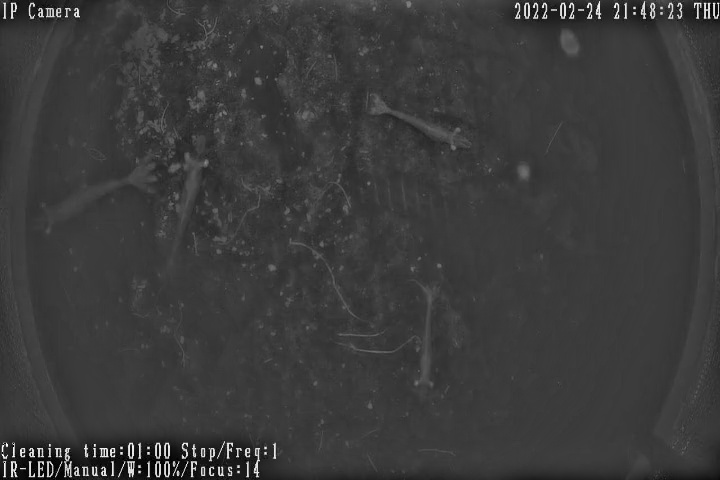
#> input picture image/0.jpg, 720 x 480 px
$ python 1102.py image/0.jpg
#> lines starting #> are read from the running program, lines starting #| are printed output that depends on the picture; after the words box and inside, x2 and y2 are one past the last pixel; in counts of white or black regions, pixels touching at a corner belong together
from pathlib import Path
import argparse

import cv2
import numpy as np


def main():
    args = get_args_parse().parse_args()
    source: Path = args.source
    img = cv2.imread(str(source))
#> img is the input picture: shape (480, 720, 3); min 0, max 255, mean 59.2
    mask = np.zeros_like(img)
    contours = np.array([[248, 183],
                         [201, 160],
                         [120, 322],
                         [167, 346]
                         ])
    original = contours.copy()
    # 上下壓縮
    x_x_vector = contours[1][0] - contours[2][0]
    x_y_vector = contours[1][1] - contours[2][1]
    contours[0][0] = contours[0][0] - x_x_vector * 0.35
    contours[0][1] = contours[0][1] - x_y_vector * 0.35
    contours[1][0] = contours[1][0] - x_x_vector * 0.35
    contours[1][1] = contours[1][1] - x_y_vector * 0.35
    contours[2][0] = contours[2][0] + x_x_vector * 0.3
    contours[2][1] = contours[2][1] + x_y_vector * 0.3
    contours[3][0] = contours[3][0] + x_x_vector * 0.3
    contours[3][1] = contours[3][1] + x_y_vector * 0.3
    # 左右壓縮
    y_x_vector = contours[1][0]-contours[0][0]
    y_y_vector = contours[1][1]-contours[0][1]
    contours[0][0] = contours[0][0] + y_x_vector * 0.3
    contours[0][1] = contours[0][1] + y_y_vector * 0.3
    contours[1][0] = contours[1][0] - y_x_vector * 0.3
    contours[1][1] = contours[1][1] - y_y_vector * 0.3
    contours[2][0] = contours[2][0] - y_x_vector * 0.3
    contours[2][1] = contours[2][1] - y_y_vector * 0.3
    contours[3][0] = contours[3][0] + y_x_vector * 0.3
    contours[3][1] = contours[3][1] + y_y_vector * 0.3

    cv2.drawContours(mask, [contours], -1, (255, 255, 255), -1)
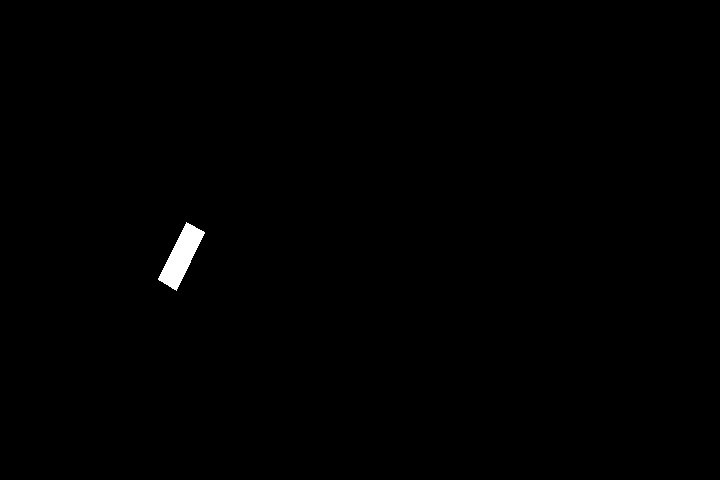
#> mask: shape (480, 720, 3); 0.41% white; 1 white region, box (x1, y1, x2, y2) and area: (158, 222, 205, 291) 1405
    mixed_img = cv2.addWeighted(img, 0.7, mask, 0.3, 0)
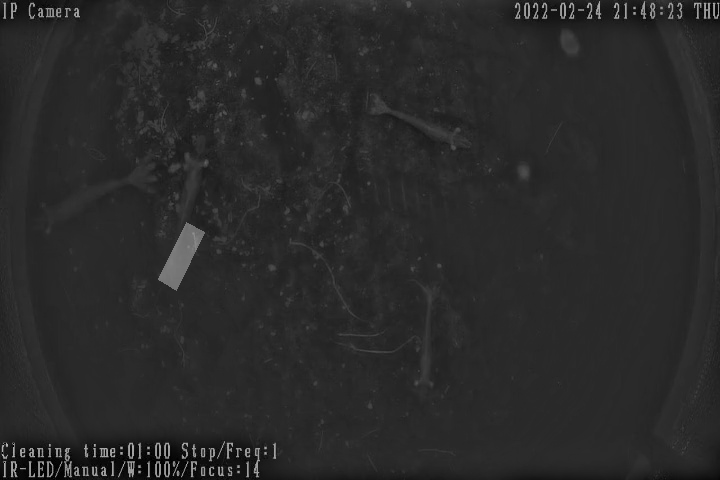
#> mixed_img: shape (480, 720, 3); min 0, max 178, mean 41.8
    # print(img[mask > 0].mean())
    print(original, contours)
    cv2.imshow("img", mixed_img)
    cv2.waitKey()


def get_args_parse() -> argparse.ArgumentParser:
    parser = argparse.ArgumentParser()
    parser.add_argument("source", type=Path)
    return parser


if __name__ == '__main__':
    main()

$ run again, on image/10.jpg
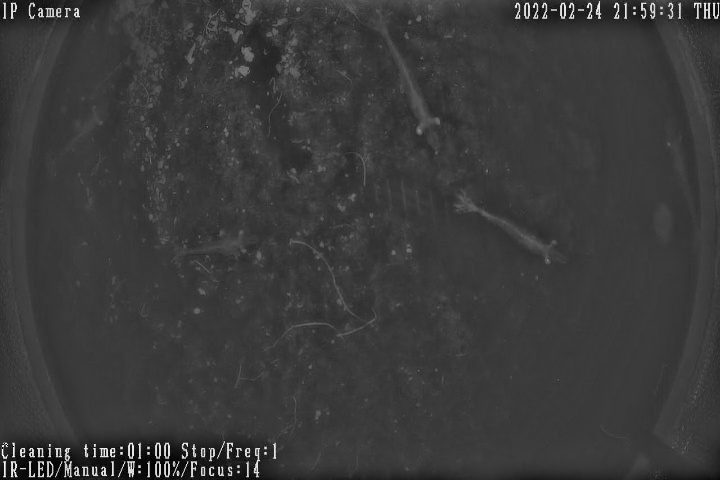
#> input picture image/10.jpg, 720 x 480 px
#> in main, img is the input picture: shape (480, 720, 3); min 0, max 255, mean 58.5
#> mask: shape (480, 720, 3); 0.41% white; 1 white region, box (x1, y1, x2, y2) and area: (158, 222, 205, 291) 1405
#> in main, `mixed_img = cv2.addWeighted(img, 0.7, mask, 0.3, 0)`:
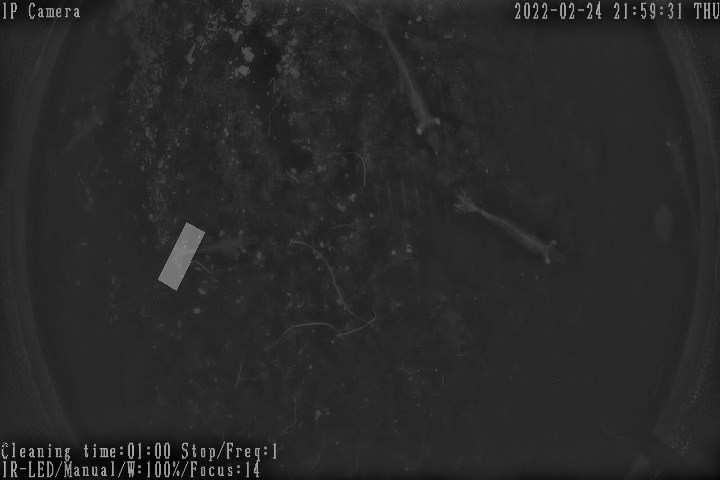
#> mixed_img: shape (480, 720, 3); min 0, max 178, mean 41.3

$ run again, on image/101.jpg
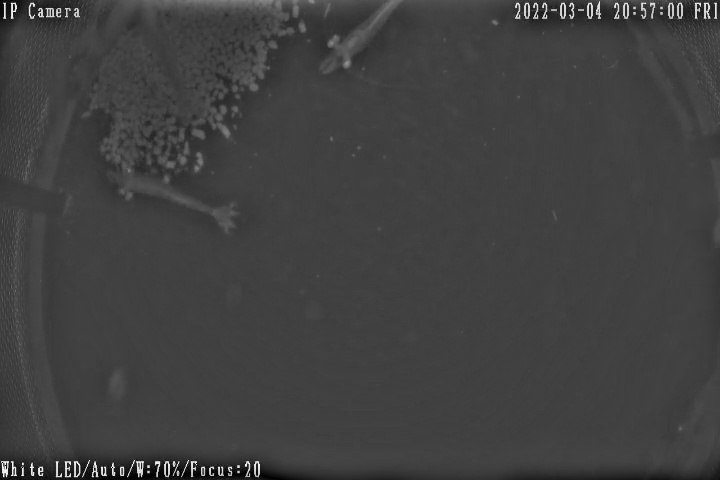
#> input picture image/101.jpg, 720 x 480 px
#> in main, img is the input picture: shape (480, 720, 3); min 0, max 255, mean 64.7
#> mask: shape (480, 720, 3); 0.41% white; 1 white region, box (x1, y1, x2, y2) and area: (158, 222, 205, 291) 1405
#> in main, `mixed_img = cv2.addWeighted(img, 0.7, mask, 0.3, 0)`:
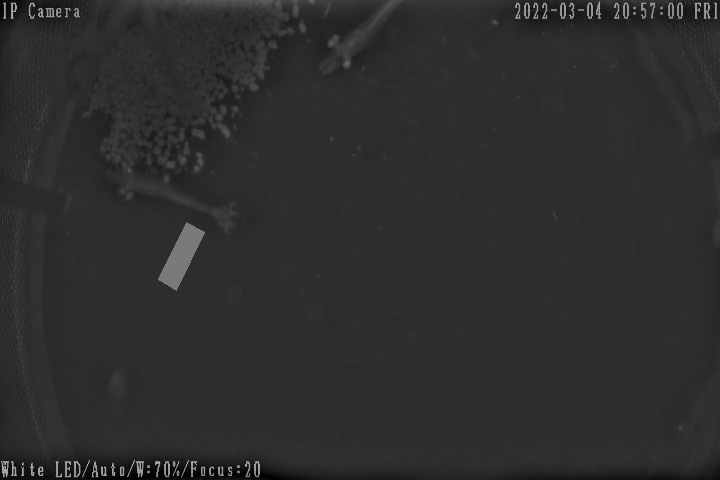
#> mixed_img: shape (480, 720, 3); min 0, max 178, mean 45.7

$ run again, on image/106.jpg
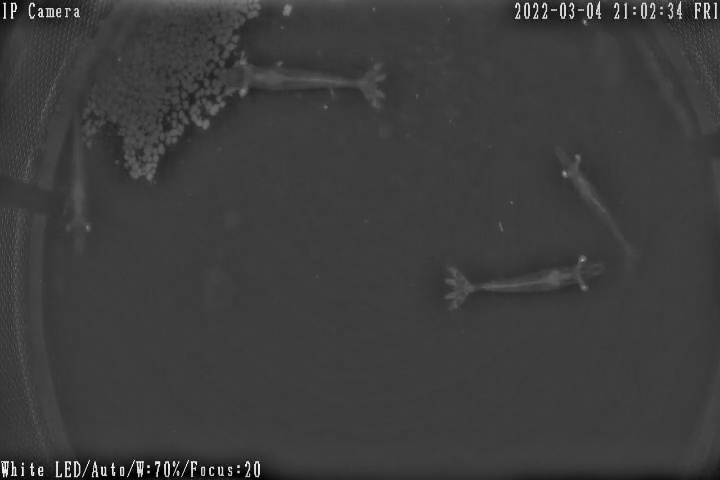
#> input picture image/106.jpg, 720 x 480 px
#> in main, img is the input picture: shape (480, 720, 3); min 0, max 252, mean 60.8
#> mask: shape (480, 720, 3); 0.41% white; 1 white region, box (x1, y1, x2, y2) and area: (158, 222, 205, 291) 1405
#> in main, `mixed_img = cv2.addWeighted(img, 0.7, mask, 0.3, 0)`:
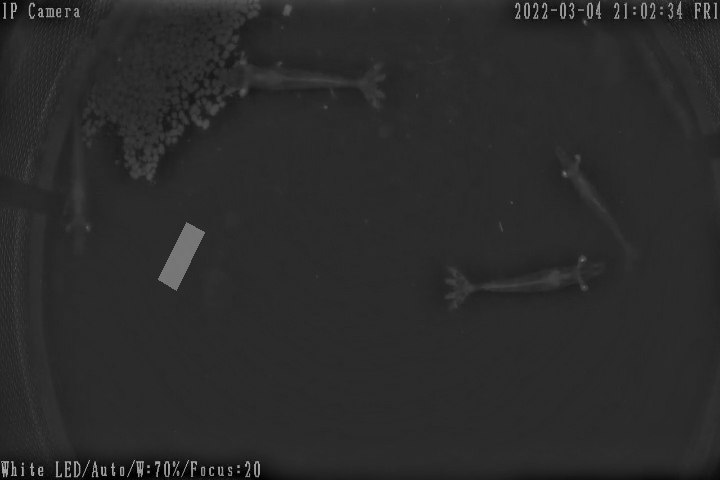
#> mixed_img: shape (480, 720, 3); min 0, max 176, mean 42.9
